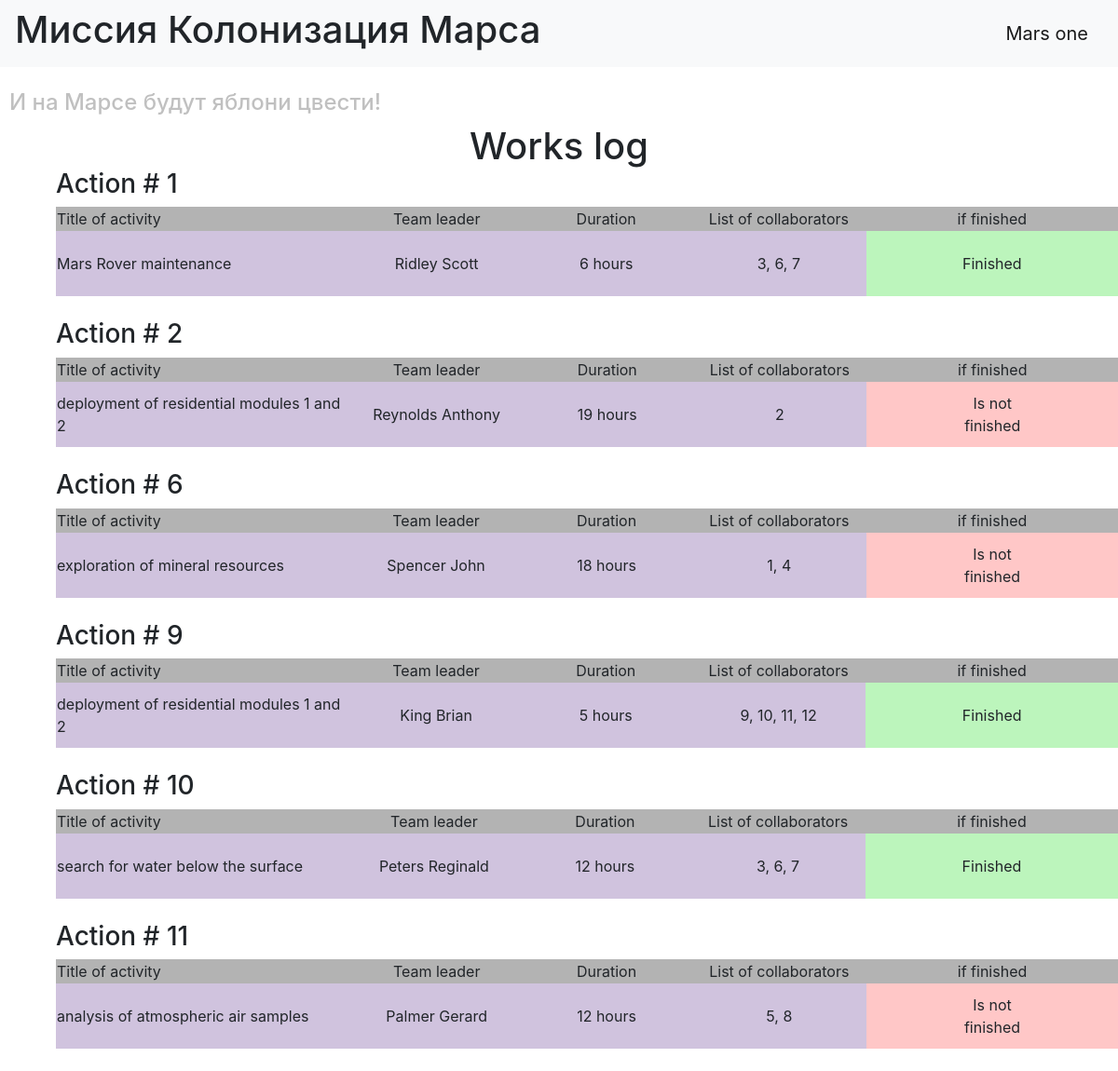
The page / on the database its author committed.
### data/jobs.py (models this page shows)
class Jobs(SqlAlchemyBase):
    __tablename__ = 'jobs'
    id = sqlalchemy.Column(sqlalchemy.Integer,
                           primary_key=True, autoincrement=True)
    team_leader = sqlalchemy.Column(sqlalchemy.Integer, sqlalchemy.ForeignKey("users.id"))
    job = sqlalchemy.Column(sqlalchemy.String)
    work_size = sqlalchemy.Column(sqlalchemy.Integer)
    collaborators = sqlalchemy.Column(sqlalchemy.String)
    start_date = sqlalchemy.Column(sqlalchemy.DateTime)
    end_date = sqlalchemy.Column(sqlalchemy.DateTime)
    is_finished = sqlalchemy.Column(sqlalchemy.Boolean)
    user = orm.relation('User')

### data/users.py (models this page shows, shortened)
class User(SqlAlchemyBase):
    __tablename__ = 'users'
    id = sqlalchemy.Column(sqlalchemy.Integer,
                           primary_key=True, autoincrement=True)
    surname = sqlalchemy.Column(sqlalchemy.String)
    name = sqlalchemy.Column(sqlalchemy.String, nullable=True)
    age = sqlalchemy.Column(sqlalchemy.Integer)
    position = sqlalchemy.Column(sqlalchemy.String)
    speciality = sqlalchemy.Column(sqlalchemy.String)
    address = sqlalchemy.Column(sqlalchemy.String)
    email = sqlalchemy.Column(sqlalchemy.String, unique=True)
    hashed_password = sqlalchemy.Column(sqlalchemy.String)
    modified_date = sqlalchemy.Column(sqlalchemy.DateTime)

### main.py (the view)
@app.route('/')
def index():
    db_session.global_init("db/mars_explorer.db")
    sessions = db_session.create_session()
    jobs2 = sessions.query(jobs.Jobs)
    return render_template("Journal_works.html", jobs=jobs2)

### data/db_session.py (called while the page is built, shortened)
def global_init(db_file):
    global __factory
    if __factory:
        return

def create_session() -> Session:
    global __factory
    return __factory()

### templates/Journal_works.html
{% extends 'index.html' %}
{% block content %}
<h1 style="margin: 0 auto; text-align: center;">Works log</h1>
{% for works in jobs %}
<div style="padding: 0 0 0 5%">
    <h3>Action # {{works.id}}</h3>
    <table>
        <tr bgcolor="#b3b3b3">
            <td width="350px">Title of activity</td>
            <td width="200px" align="center">Team leader</td>
            <td width="200px" align="center">Duration</td>
            <td width="200px" align="center">List of collaborators</td>
            <td width="300px" align="center">if finished</td>
        </tr>
        <tr bgcolor="#d0c3de">
            <td width="350px" height="70px">{{works.job}}</td>
            <td width="200px" align="center" height="70px">{{works.user.name}}
                {{works.user.surname}}
            </td>
            <td width="200px" align="center" height="70px">{{works.work_size}} hours</td>
            <td width="200px" align="center" height="70px">{{works.collaborators}}</td>
            {% if works.is_finished %}
            <td bgcolor="bcf5bc" width="300px" align="center" height="70px">Finished</td>
            {% else %}
            <td bgcolor="ffc7c7" width="300px" align="center" height="70px">Is not <br> finished
            </td>
            {% endif %}
        </tr>
    </table>
</div><br>
{% endfor %}
{% endblock %}

### templates/index.html (shortened to what this page needs)
<!DOCTYPE html>
<html lang="en">
<head>
    <link rel="stylesheet"
          href="https://stackpath.bootstrapcdn.com/bootstrap/4.4.1/css/bootstrap.min.css"
>
</head>
<body>
<header class="navbar navbar-light bg-light">
        <h1>Миссия Колонизация Марса</h1>
        <a style="text-decoration: none;" class="navbar-brand" href="">Mars one</a>
</header>
<br>
<h4 style="color: #C0C0C0; padding: 0 0 0 10px;">И на Марсе будут яблони цвести!</h4>
<main role="main">
{% block content %}{% endblock %}
</main>
</body>
</html>

### rows shown on the page
Jobs: id "1", job "Mars Rover maintenance", user.name "Ridley", user.surname "Scott", work_size "6", collaborators "3, 6, 7", is_finished "Finished"
Jobs: id "2", job "deployment of residential modules 1 and 2", user.name "Reynolds", user.surname "Anthony", work_size "19", collaborators "2", is_finished "Is not"
Jobs: id "6", job "exploration of mineral resources", user.name "Spencer", user.surname "John", work_size "18", collaborators "1, 4", is_finished "Is not"
Jobs: id "9", job "deployment of residential modules 1 and 2", user.name "King", user.surname "Brian", work_size "5", collaborators "9, 10, 11, 12", is_finished "Finished"
Jobs: id "10", job "search for water below the surface", user.name "Peters", user.surname "Reginald", work_size "12", collaborators "3, 6, 7", is_finished "Finished"
Jobs: id "11", job "analysis of atmospheric air samples", user.name "Palmer", user.surname "Gerard", work_size "12", collaborators "5, 8", is_finished "Is not"
